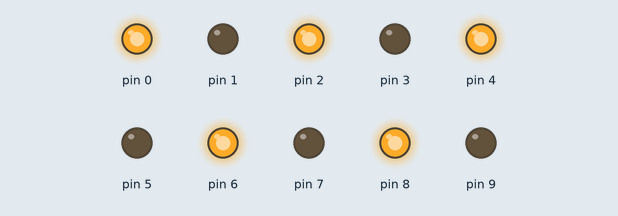
A sketch run on a simulated Arduino Uno, built with avr-gcc and run on an emulated ATmega328P. Parts: output pins drawn as LEDs (lit = HIGH).

Above: at 0.05 s.
At 2.6 s:
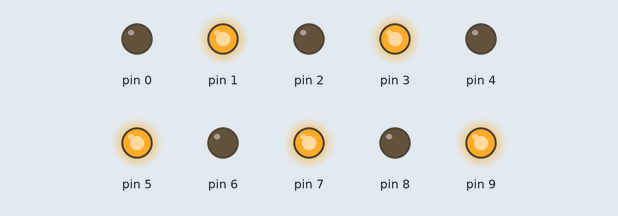
Timing chart, 0 to 3.0 s (numbered marks = the images above):
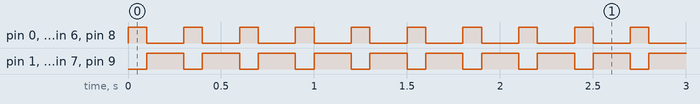

Measured:
- by itself, pin 0, pin 2, pin 4, pin 6, pin 8: alternates HIGH for 0.10 s and LOW for 0.20 s
- by itself, pin 1, pin 3, pin 5, pin 7, pin 9: alternates HIGH for 0.20 s and LOW for 0.10 s

The sketch:

Parametre_1_LED_sur_2.ino
```cpp
void setup() {
  pinMode(0,OUTPUT);
  pinMode(1,OUTPUT);
  pinMode(2,OUTPUT);
  pinMode(3,OUTPUT);
  pinMode(4,OUTPUT);
  pinMode(5,OUTPUT);
  pinMode(6,OUTPUT);
  pinMode(7,OUTPUT);
  pinMode(8,OUTPUT);
  pinMode(9,OUTPUT);

}

void loop() {
  digitalWrite(0,HIGH);
  digitalWrite(1,LOW);
  digitalWrite(2,HIGH);
  digitalWrite(3,LOW);
  digitalWrite(4,HIGH);
  digitalWrite(5,LOW);
  digitalWrite(6,HIGH);
  digitalWrite(7,LOW);
  digitalWrite(8,HIGH);
  digitalWrite(9,LOW);
  delay(100);
  digitalWrite(0,LOW);
  digitalWrite(1,HIGH);
  digitalWrite(2,LOW);
  digitalWrite(3,HIGH);
  digitalWrite(4,LOW);
  digitalWrite(5,HIGH);
  digitalWrite(6,LOW);
  digitalWrite(7,HIGH);
  digitalWrite(8,LOW);
  digitalWrite(9,HIGH);
  delay(200);

}
```
